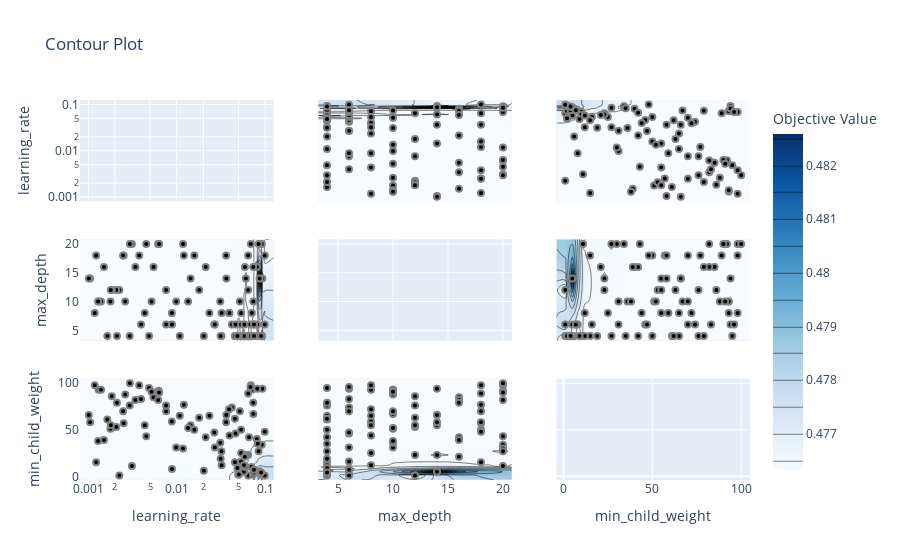

Here is the notebook cell this chart was saved with:
### Code cell
optuna.visualization.plot_contour(study)
